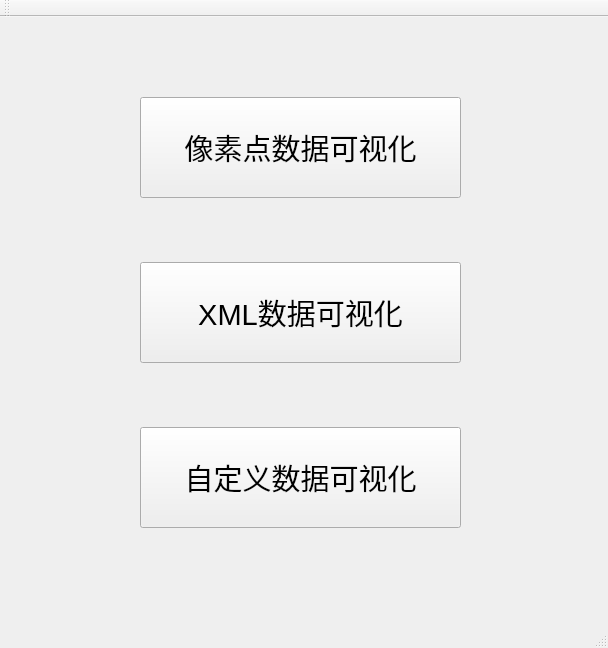
<?xml version="1.0" encoding="UTF-8"?>
<ui version="4.0">
 <class>MainWindow</class>
 <widget class="QMainWindow" name="MainWindow">
  <property name="enabled">
   <bool>true</bool>
  </property>
  <property name="geometry">
   <rect>
    <x>0</x>
    <y>0</y>
    <width>608</width>
    <height>648</height>
   </rect>
  </property>
  <property name="windowTitle">
   <string>MainWindow</string>
  </property>
  <widget class="QWidget" name="centralWidget">
   <widget class="QPushButton" name="Pixel">
    <property name="geometry">
     <rect>
      <x>140</x>
      <y>80</y>
      <width>321</width>
      <height>101</height>
     </rect>
    </property>
    <property name="font">
     <font>
      <family>Arial</family>
      <pointsize>22</pointsize>
     </font>
    </property>
    <property name="text">
     <string>像素点数据可视化</string>
    </property>
   </widget>
   <widget class="QPushButton" name="XML">
    <property name="geometry">
     <rect>
      <x>140</x>
      <y>245</y>
      <width>321</width>
      <height>101</height>
     </rect>
    </property>
    <property name="font">
     <font>
      <family>Arial</family>
      <pointsize>22</pointsize>
     </font>
    </property>
    <property name="text">
     <string>XML数据可视化</string>
    </property>
   </widget>
   <widget class="QPushButton" name="Customized">
    <property name="geometry">
     <rect>
      <x>140</x>
      <y>410</y>
      <width>321</width>
      <height>101</height>
     </rect>
    </property>
    <property name="font">
     <font>
      <family>Arial</family>
      <pointsize>22</pointsize>
     </font>
    </property>
    <property name="text">
     <string>自定义数据可视化</string>
    </property>
   </widget>
  </widget>
  <widget class="QMenuBar" name="menuBar">
   <property name="enabled">
    <bool>false</bool>
   </property>
   <property name="geometry">
    <rect>
     <x>0</x>
     <y>0</y>
     <width>608</width>
     <height>26</height>
    </rect>
   </property>
  </widget>
  <widget class="QToolBar" name="mainToolBar">
   <property name="enabled">
    <bool>false</bool>
   </property>
   <attribute name="toolBarArea">
    <enum>TopToolBarArea</enum>
   </attribute>
   <attribute name="toolBarBreak">
    <bool>false</bool>
   </attribute>
  </widget>
  <widget class="QStatusBar" name="statusBar">
   <property name="enabled">
    <bool>false</bool>
   </property>
  </widget>
 </widget>
 <layoutdefault spacing="6" margin="11"/>
 <resources/>
 <connections/>
</ui>
